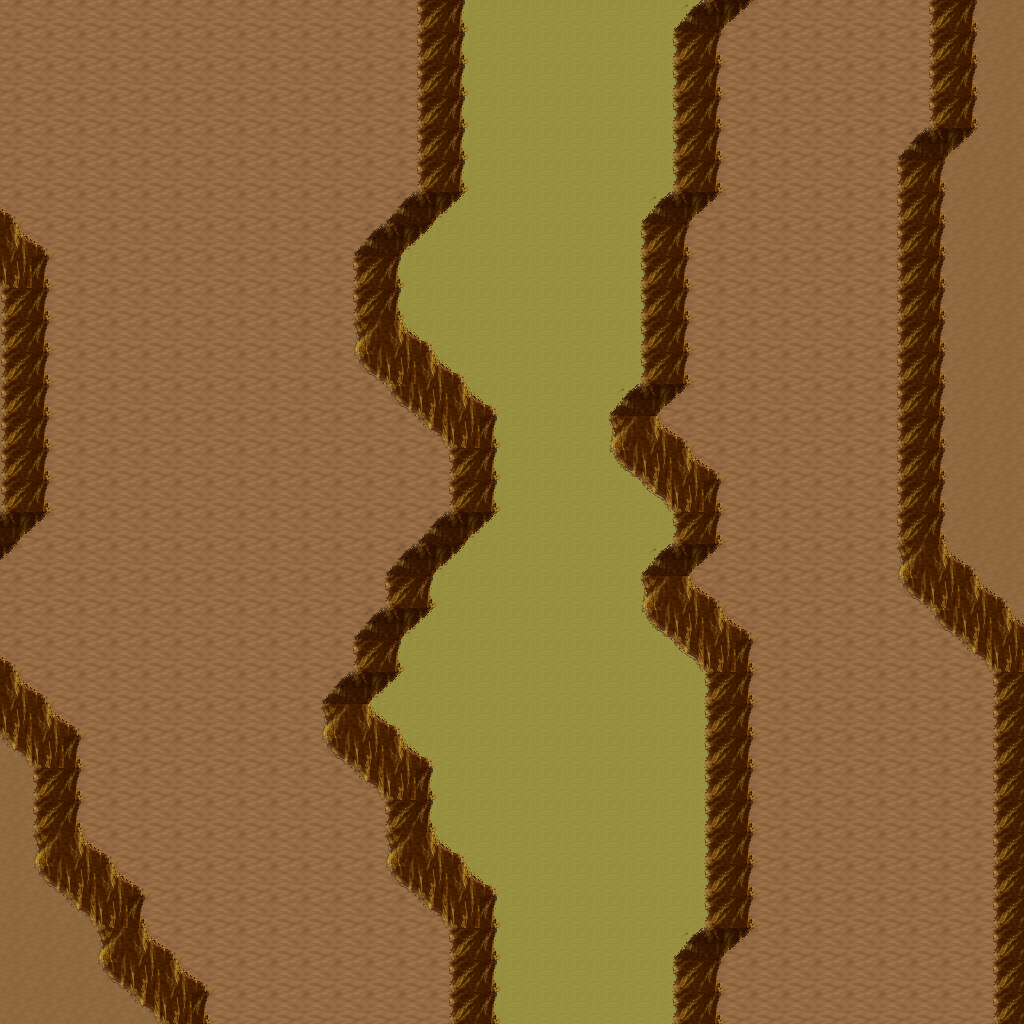

Tiled map render using the project's own tile images. Description and the map definition, with tile-layer contents summarised, below:
An orthogonal 32x32 tile map with 32x32 px tiles, 5 tile layers (Ground, Objects, Objects2, Above, ...), 1 hidden layer not drawn, 8 tilesets.

<map version="1.10" tiledversion="1.11.0" orientation="orthogonal" renderorder="right-down" width="32" height="32" tilewidth="32" tileheight="32" infinite="0" nextlayerid="11" nextobjectid="1">
 <tileset firstgid="1" name="logic_collision" tilewidth="32" tileheight="32" tilecount="1" columns="1">
  <image source="../drawable/logic_collision.png" width="32" height="32" />
 </tileset>
 <tileset firstgid="2" name="ground_ground" tilewidth="32" tileheight="32" tilecount="33" columns="3">
  <image source="../drawable/ground_ground.png" width="96" height="352" />
 </tileset>
 <tileset firstgid="35" name="ground_ridge_earth_pale" tilewidth="32" tileheight="32" tilecount="96" columns="12">
  <image source="../drawable/ground_ridge_earth_pale.png" width="384" height="256" />
 </tileset>
 <tileset firstgid="131" name="ground_ridge_earth_dark" tilewidth="32" tileheight="32" tilecount="96" columns="12">
  <image source="../drawable/ground_ridge_earth_dark.png" width="384" height="256" />
 </tileset>
 <tileset firstgid="227" name="terrain_desert" tilewidth="32" tileheight="32" tilecount="88" columns="8">
  <image source="../drawable/terrain_desert.png" width="256" height="352" />
 </tileset>
 <tileset firstgid="315" name="plant_tree_tree_darkgreen" tilewidth="32" tileheight="32" tilecount="88" columns="8">
  <image source="../drawable/plant_tree_tree_darkgreen.png" width="256" height="352" />
 </tileset>
 <tileset firstgid="403" name="plant_cactus_2" tilewidth="32" tileheight="32" tilecount="10" columns="5">
  <image source="../drawable/plant_cactus_2.png" width="160" height="64" />
 </tileset>
 <tileset firstgid="413" name="ground_sand_2" tilewidth="32" tileheight="32" tilecount="15" columns="5">
  <image source="../drawable/ground_sand_2.png" width="160" height="96" />
 </tileset>
 <layer id="1" name="Ground" width="32" height="32">
  <data>[1024 cells, 1024 non-empty, 3 distinct tile ids]</data>
 </layer>
 <layer id="2" name="Objects" width="32" height="32">
  <data>[1024 cells, 274 non-empty, 11 distinct tile ids]</data>
 </layer>
 <layer id="3" name="Objects2" width="32" height="32">
  <data>[1024 cells, 0 non-empty, 0 distinct tile ids]</data>
 </layer>
 <layer id="4" name="Above" width="32" height="32">
  <data>[1024 cells, 0 non-empty, 0 distinct tile ids]</data>
 </layer>
 <layer id="5" name="Above2" width="32" height="32">
  <data>[1024 cells, 0 non-empty, 0 distinct tile ids]</data>
 </layer>
 <layer id="6" name="Walkable" width="32" height="32" visible="0">
  <data>[1024 cells, 136 non-empty, 1 distinct tile ids]</data>
 </layer>
 <objectgroup id="7" name="Mapevents" />
 <objectgroup id="8" name="Spawn" />
 <objectgroup id="9" name="Keys" />
 <objectgroup id="10" name="Replace" />
</map>
